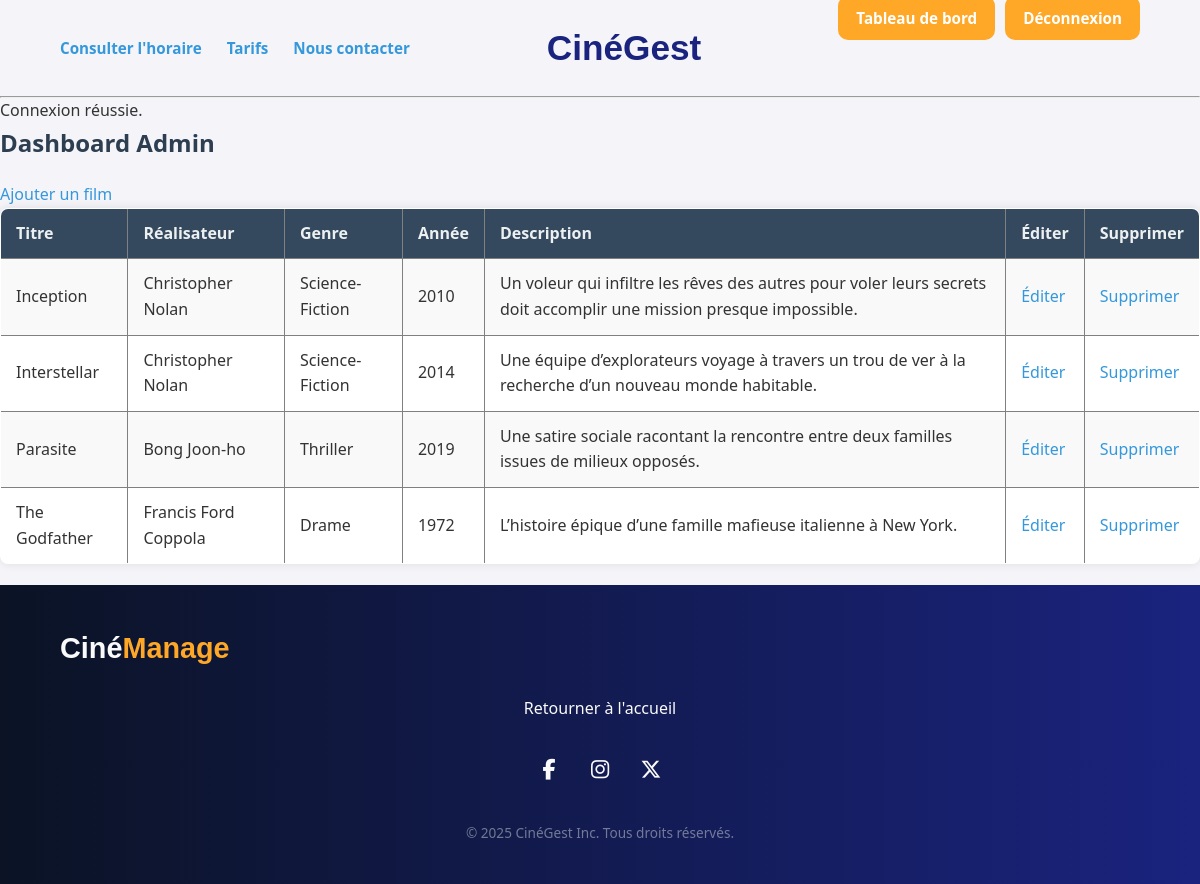
The page /index.php?action=dashboard (signed in) on the database its author committed.
### tables this page shows
CREATE TABLE IF NOT EXISTS films (
    id INT AUTO_INCREMENT PRIMARY KEY,
    titre VARCHAR(100) NOT NULL,
    realisateur VARCHAR(100),
    genre VARCHAR(50),
    annee_sortie INT,
    description TEXT,
    affiche VARCHAR(255)
);

### app/controllers/AdminController.php (called while the page is built, shortened)
<?php
require_once __DIR__ . '/../models/FilmModel.php';
require_once __DIR__ . '/../helper/auth.php';
function DashboardAdmin()
{
    $result = getAllFilms();
    include __DIR__ . '/../views/admin/dashboard.php';
}
?>

### app/helper/auth.php (called while the page is built, shortened)
<?php
function isAdmin()
{
    return isset($_SESSION['role']) && $_SESSION['role'] === 'admin';
}
?>

### app/models/FilmModel.php (called while the page is built, shortened)
<?php
require_once __DIR__ . "/../includes/db_connect.php";
function getAllFilms()
{
    global $conn;
    $req = "SELECT * From films ORDER BY titre ASC";
    $result = $conn->query($req);
    return $result;
}
?>

### app/views/admin/dashboard.php (the view)
<?php include __DIR__ . '/../../includes/header.php'; ?>
<h2>Dashboard Admin</h2>
<a href="index.php?action=form_add_film">Ajouter un film</a>
<table border="1">
    <tr>
        <th>Titre</th>
        <th>Réalisateur</th>
        <th>Genre</th>
        <th>Année</th>
        <th>Description</th>
        <th>Éditer</th>
        <th>Supprimer</th>
    </tr>
    <?php while ($film = $result->fetch_assoc()): ?>
    <tr>
        <td><?php echo htmlspecialchars($film['titre']); ?></td>
        <td><?php echo htmlspecialchars($film['realisateur']); ?></td>
        <td><?php echo htmlspecialchars($film['genre']); ?></td>
        <td><?php echo (int) $film['annee_sortie']; ?></td>
        <td><?php echo htmlspecialchars($film['description']); ?></td>
        <td><a href="index.php?action=form_edit_film&id=<?php echo (int) $film['id']; ?>">Éditer</a></td>
        <td><?php echo '<a href="index.php?action=delete_film&id=' . (int) $film['id'] . '" onclick="return confirm(\'Êtes-vous sûr de vouloir supprimer ce film ?\')">Supprimer</a>'; ?>
        </td>
    </tr>
    <?php endwhile; ?>
</table>
<?php include __DIR__ . '/../../includes/footer.php'; ?>

### public/index.php (shortened to what this page needs)
<?php
require_once __DIR__ . '/../app/controllers/AdminController.php';
require_once __DIR__ . '/../app/helper/auth.php';
$action = $_GET['action'] ?? 'list';
switch ($action) {
    case 'dashboard':
        DashboardAdmin();
        break;
}
?>

### app/includes/header.php (shortened to what this page needs)
<!DOCTYPE html>
<html lang="fr">
<head>
    <link rel="stylesheet" href="assets/css/style.css">
</head>
<body>
    <header class="main-header">
        <div class="left">
            <nav>
                <a href="index.php?action=list">Consulter l'horaire</a>
                <a href="index.php?action=tarifs">Tarifs</a>
                <a href="index.php?action=contact">Nous contacter</a>
            </nav>
        </div>
        <div class="center">
            <h1>CinéGest</h1>
        </div>
        <div class="right">
            <?php if (!isset($_SESSION['login']) && (!isset($_GET['action']) || $_GET['action'] !== 'connexion')): ?>
                <a class="btn-login" href="index.php?action=connexion">
                    Se connecter
                </a>
            <?php else: ?>
                <?php if (isAdmin()): ?>
                    <a class="btn-login" href="index.php?action=dashboard">
                        Tableau de bord
                    </a>
                <?php elseif (isUser()): ?>
                    <a class="btn-login" href="index.php?action=profil">
                        Profil
                    </a>
                <?php endif; ?>
            <?php if (isset($_SESSION['login']) && (!isset($_GET['action']) || $_GET['action'] !== 'connexion')): ?>
                <a class="btn-login" href="index.php?action=logout">
                    Déconnexion
                </a>
                <?php endif; ?>
        <?php endif; ?>
        </div>
    </header>
    <hr>
    <?php if (isset($_SESSION['flash'])): ?>
        <div class="alert <?php echo $_SESSION['flash']['type']; ?>">
            <?php echo htmlspecialchars($_SESSION['flash']['message']); ?>
        </div>
    <?php endif; ?>

### app/includes/footer.php (shortened to what this page needs)
<link rel="stylesheet" href="https://cdnjs.cloudflare.com/ajax/libs/font-awesome/6.5.0/css/all.min.css">
<footer class="site-footer">
    <div class="footer-inner">
        <div class="footer-brand">
            Ciné<span>Manage</span>
        </div>
        <div class="footer-links">
            <?php if (!isset($_SESSION['login'])): ?>
                <a href="index.php?action=contact">Nous contacter</a>
                <a href="index.php?action=afficherFormInfolettre">S’inscrire à l’infolettre</a>
                <?php else: ?>
                <a href="index.php?action=list">Retourner à l'accueil</a>
            <?php endif; ?>
        </div>
        <div class="footer-social">
            <a href="#" class="social-icon"><i class="fa-brands fa-facebook-f"></i></a>
            <a href="#" class="social-icon"><i class="fa-brands fa-instagram"></i></a>
            <a href="#" class="social-icon"><i class="fa-brands fa-x-twitter"></i></a>
        </div>
        <p class="footer-copy">
            © <?php echo date('Y'); ?> CinéGest Inc. Tous droits réservés.
        </p>
    </div>
</footer>
</body>
</html>

### public/assets/css/style.css (style rules this page uses)
* { margin: 0; padding: 0; box-sizing: border-box; }
html, body { height: 100%; }
body { font-family: "Segoe UI", Tahoma, Geneva, Verdana, sans-serif; background-color: #f4f4f9; color: #333; line-height: 1.6; display: flex; flex-direction: column; min-height: 100vh; }
header { display: flex; align-items: center; justify-content: space-between; padding: 20px 60px; margin: 0; border-radius: 0; }
header .left { display: flex; align-items: center; }
header .left nav { display: flex; gap: 25px; }
header .left nav a { text-decoration: none; font-weight: 600; font-size: 0.95rem; transition: color 0.2s ease; }
header .center { flex: 1; display: flex; justify-content: center; }
header h1 { margin: 0; font-size: 2.2rem; font-family: "Poppins", sans-serif; color:#1a237e; }
header .right { display: flex; align-items: center; justify-content: flex-end; gap: 10px; }
.btn-login { background-color: #ffa726; color: #ffffff !important; padding: 10px 18px; border-radius: 10px; text-decoration: none; font-weight: bold; font-size: 0.95rem; border: none; cursor: pointer; transition: background-color 0.2s ease, transform 0.1s ease; display: inline-block; top: -30px; position: relative; }
.site-footer { background: linear-gradient(90deg, #0b1325, #1a237e); color: #fafafa; padding: 40px 60px 30px; margin-top: auto; }
.footer-inner { max-width: 1200px; margin: 0 auto; display: flex; flex-direction: column; }
.footer-brand { font-family: "Poppins", sans-serif; font-size: 1.8rem; font-weight: 700; margin-bottom: 25px; }
.footer-brand span { color: #ffa726; }
.footer-links { display: flex; gap: 40px; flex-wrap: wrap; margin-bottom: 30px; align-items: center; justify-content: center; }
.footer-links a { color: #fafafa; text-decoration: none; font-weight: 500; font-size: 1rem; transition: opacity 0.2s; }
.footer-social { display: flex; gap: 15px; margin-bottom: 25px; align-items: center; justify-content: center; }
.footer-social i { font-size: 1.3rem; }
.social-icon { width: 36px; height: 36px; display: flex; align-items: center; justify-content: center; text-decoration: none; color: #fafafa; transition: background 0.2s, transform 0.2s, opacity 0.2s; }
.footer-copy { font-size: 0.85rem; color: #cfd8dc; margin-top: 10px; display: flex; justify-content: center; opacity: 0.5; }
h2 { color: #2c3e50; margin-bottom: 20px; }
p { margin-bottom: 10px; }
table { width: 100%; border-collapse: collapse; margin-bottom: 20px; background-color: #ffffff; border-radius: 8px; overflow: hidden; box-shadow: 0 0 10px rgba(0, 0, 0, 0.1); }
th, td { padding: 12px 15px; text-align: left; }
th { background-color: #34495e; color: #ecf0f1; }
tr:nth-child(even) { background-color: #f9f9f9; }
a { color: #3498db; text-decoration: none; transition: color 0.3s; }

### rows shown on the page
films: titre "Inception", realisateur "Christopher Nolan", genre "Science-Fiction", annee_sortie "2010", description "Un voleur qui infiltre les rêves des autres pour voler leurs secrets doit accomplir une mission presque impossible."
films: titre "Interstellar", realisateur "Christopher Nolan", genre "Science-Fiction", annee_sortie "2014", description "Une équipe d’explorateurs voyage à travers un trou de ver à la recherche d’un nouveau monde habitable."
films: titre "Parasite", realisateur "Bong Joon-ho", genre "Thriller", annee_sortie "2019", description "Une satire sociale racontant la rencontre entre deux familles issues de milieux opposés."
films: titre "The Godfather", realisateur "Francis Ford Coppola", genre "Drame", annee_sortie "1972", description "L’histoire épique d’une famille mafieuse italienne à New York."

### other values the page prints
$_SESSION['flash']['message'] "Connexion réussie."
